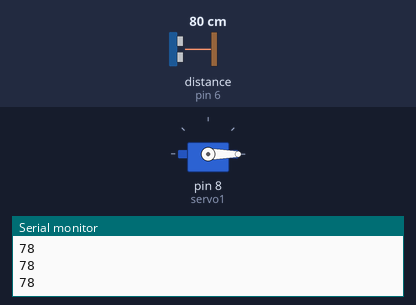
Simulated run of this sketch. Board: Arduino Uno, built with avr-gcc and run on an emulated ATmega328P. Shown: servo, the last lines printed to the serial monitor. Wiring (inferred from the names in the program): ultrasonic range finder: trigger pin 7; echo pin 6. The inputs (shaded band) are chosen by the test bench; at power-on: distance to the obstacle (sensor on pin 6) 80 cm. The echo pulse lasts 58.3 µs per cm.

Above: at 1.2 s.
1.3 s: distance to the obstacle (sensor on pin 6) set to 13 cm
2.8 s: distance to the obstacle (sensor on pin 6) set to 10 cm
At 4.0 s:
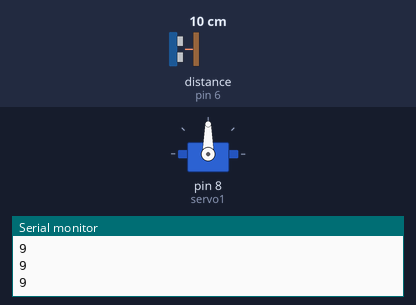
4.3 s: distance to the obstacle (sensor on pin 6) set to 18 cm
At 5.3 s:
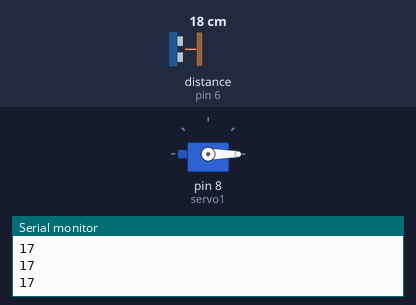
5.8 s: distance to the obstacle (sensor on pin 6) set to 2 cm
At 6.5 s:
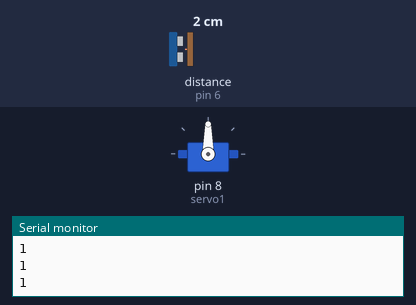
Timing chart, 0 to 8.3 s (numbered marks = the images above; inputs shaded):
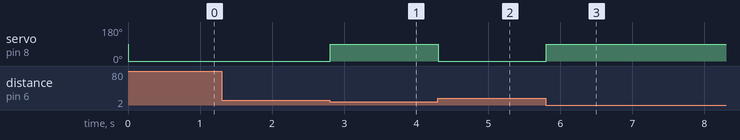

The sketch:

dustbin_final_original_iinstant_close.ino
```cpp
// this code works fine but the lid closes recently i.e. the servo comes to 0 very fast, so see the dustbin_final code. it is the main code.

#include <Servo.h>
Servo servo1;
int trigPin = 7;
int echoPin = 6;
long distance;
long duration;

void setup()
{
  Serial.begin(9600);
  servo1.attach(8);
 pinMode(trigPin, OUTPUT);
 pinMode(echoPin, INPUT);// put your setup code here, to run once:
}

void loop() {


   digitalWrite(trigPin, LOW);
  delayMicroseconds(2);
  digitalWrite(trigPin, HIGH);
  delayMicroseconds(10);
  digitalWrite(trigPin, LOW);
  duration = pulseIn(echoPin, HIGH);
  distance = duration*(0.034/2);
  Serial.println(distance);
  servo1.write(0);
  if(distance <= 10){
  servo1.write(90);

  }
}
```

Measured:
- the behaviour switches between 12 and 11 cm on distance to the obstacle (sensor on pin 6) (found by bisection; images 0 and 1)
- after the input at 2.8 s, servo on pin 8 (servo1): 0° → 90° at once
- after the input at 4.3 s, servo on pin 8 (servo1): 90° → 0° at once
- after the input at 5.8 s, servo on pin 8 (servo1): 0° → 90° at once
